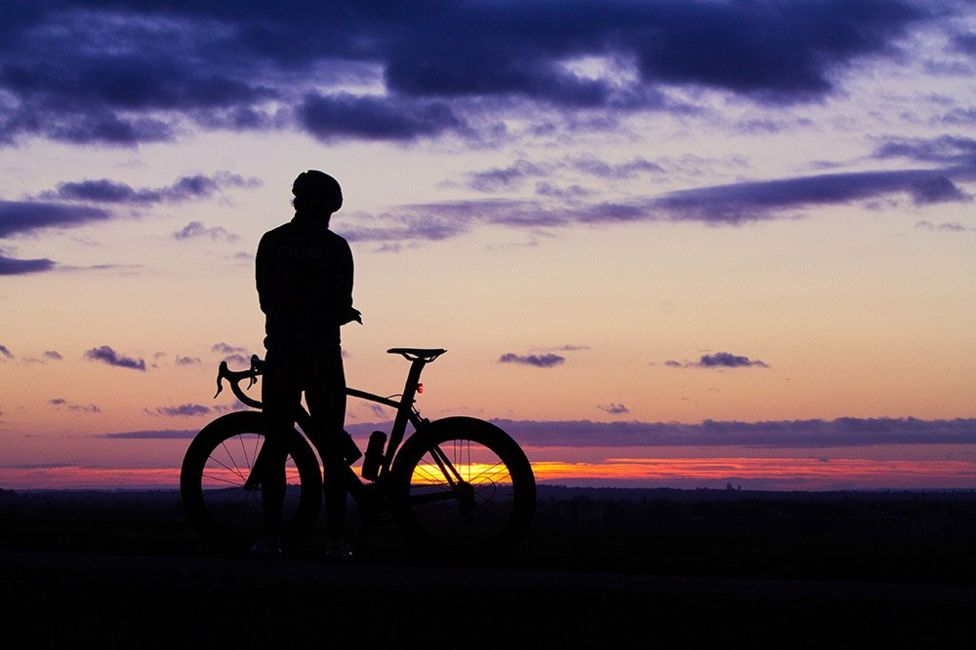
//> input picture newimage.jpg, 976 x 650 px
$ ./Otsusalgo   (built with g++ and OpenCV 4)
//> lines starting //> are read from the running program, lines starting //| are printed output that depends on the picture; after the words box and inside, x2 and y2 are one past the last pixel; in counts of white or black regions, pixels touching at a corner belong together
#include "opencv2/imgcodecs.hpp"
#include "opencv2/highgui.hpp"
#include "opencv2/imgproc.hpp"
#include <iostream>


int main() {

	cv::Mat img = cv::imread("newimage.jpg", cv::IMREAD_COLOR);
//> img is the input picture: 650 rows x 976 cols, CV_8UC3; mean B, G, R 102.4, 91, 106.6
	cv::Mat image;
	cv::cvtColor(img, image, cv::COLOR_BGR2GRAY);
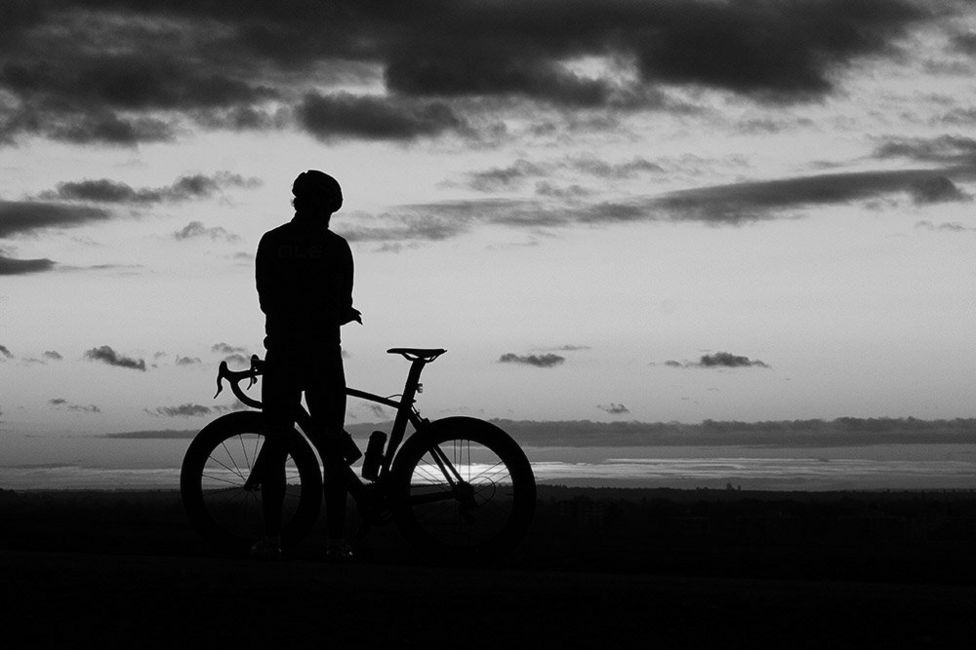
//> image: 650 rows x 976 cols, CV_8UC1; min 0, max 247, mean 97
	cv::Mat dest;
	cv::Mat hist;
	int histSize = 255;
	float range[] = {0, 256}; //the upper boundary is exclusive
	const float* histRange[] = {range};
	bool uniform = true, accumulate = false;
	cv::calcHist(&image, 1, 0, cv::Mat(), hist, 1, &histSize, histRange, uniform, accumulate);
//> hist = 255 values, max 66726 at index 0, min 0 at index 242, mean 2487.8
	std::cout << image.cols << " " << image.rows << std::endl;
//| 976 650
	// [9 lines of commented-out code are left out]
	double omega1, omega2;
	double sigmaB = 0;
	long double mean1, mean2;
	double max_sigmaB = 0;
	int thresh = 0;
	for (int i = 0; i < 256; ++i) {
		mean1 = 0;
		mean2 = 0;
		omega1 = 0;
		omega2 = 0;
		long long count = 0;
		for (int j = 0; j <= i; ++j) {
			omega1 += hist.at<float>(j);
			mean1 += j * hist.at<float>(j);
			count += hist.at<float>(j);
		}
		mean1 /= count;
		//std::cout <<mean1 <<" ";
		omega1 /= (image.cols * image.rows);
		//std::cout << omega1<<" ";
		count = 0;
		for(int j = i + 1; j < 256; ++j){
			omega2 += hist.at<float>(j);
			mean2 += j * hist.at<float>(j);
			count += hist.at<float>(j);
		}
		if (count != 0){
			mean2 /= count;
		}
		//std::cout << mean2 << " ";
		omega2 /= (image.cols * image.rows);
		//std::cout << omega2 << " ";
		sigmaB = omega1 * omega2 * ((mean1 - mean2) * (mean1 - mean2));
		if (sigmaB > max_sigmaB) {
			max_sigmaB = sigmaB;
			thresh = i;
		}
	}
//> this loop made 256 passes
//> (omega1, mean1, count, omega2, mean2, sigmaB, max_sigmaB) on passes 1 to 12: (0.105, 0, 567674, 0.895, 107.3, 1083.3, 1083.3), (0.179, 0.414, 520620, 0.821, 116.9, 1996.8, 1996.8), (0.218, 0.697, 495817, 0.782, 122.6, 2538.7, 2538.7), (0.251, 0.999, 474917, 0.749, 127.9, 3030.8, 3030.8), (0.266, 1.17, 465518, 0.734, 130.4, 3262.7, 3262.7), (0.274, 1.28, 460561, 0.726, 131.8, 3386.8, 3386.8), (0.279, 1.36, 457520, 0.721, 132.6, 3463, 3463), (0.282, 1.42, 455618, 0.718, 133.1, 3510.4, 3510.4), (0.284, 1.46, 454359, 0.716, 133.5, 3541.5, 3541.5), (0.285, 1.51, 453343, 0.715, 133.7, 3566.2, 3566.2), (0.287, 1.54, 452510, 0.713, 134, 3586.3, 3586.3), (0.288, 1.59, 451699, 0.712, 134.2, 3605.5, 3605.5)
//> (omega1, mean1, count) on pass 59: (263368, 12.91, 263368)
	std::cout << "\n\n\n";
	std::cout << thresh;
//| 98
	cv::Mat destik;
	cv::Mat destik2;
	cv::threshold(image, destik, thresh, 255, cv::THRESH_BINARY);
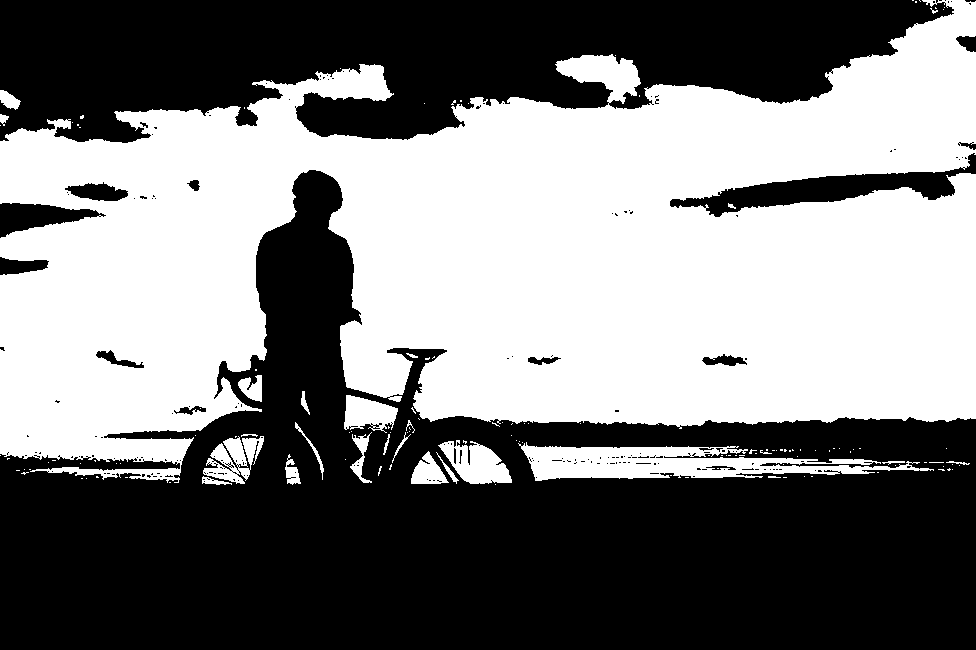
//> destik: 650 rows x 976 cols, CV_8UC1; 48.3% white; 134 white regions (109 under 20 px), largest, box (x1, y1, x2, y2) and area: (0, 0, 976, 483) 290478, (518, 442, 934, 481) 7957, (438, 440, 512, 484) 1887
	cv::threshold(image, destik2, 0, 255, cv::THRESH_BINARY | cv::THRESH_OTSU);
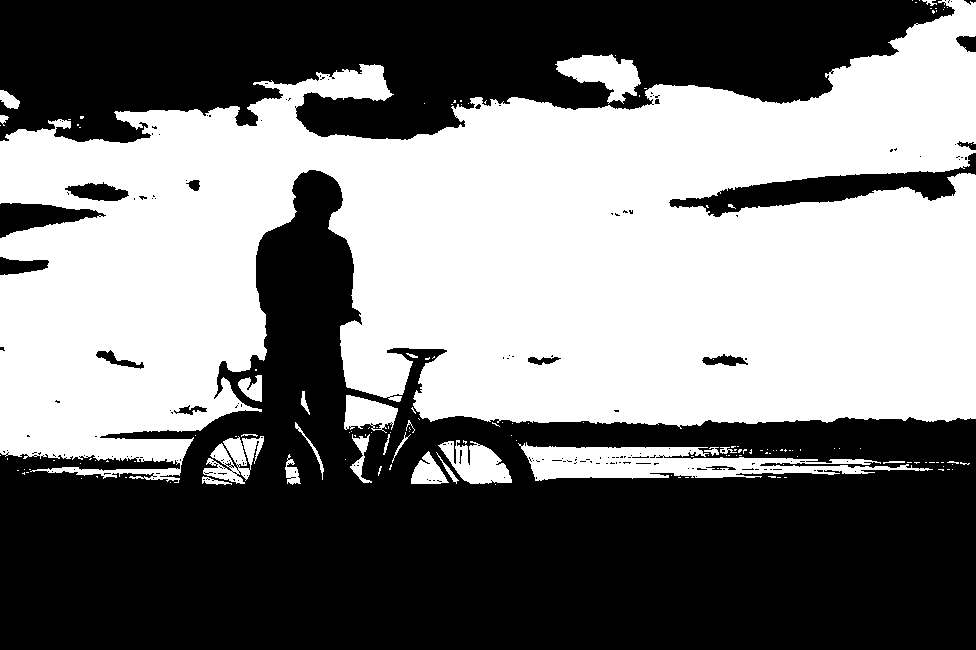
//> destik2: 650 rows x 976 cols, CV_8UC1; 48.1% white; 150 white regions (124 under 20 px), largest, box (x1, y1, x2, y2) and area: (0, 0, 976, 483) 287177, (518, 442, 933, 481) 7541, (555, 54, 641, 104) 2249
	cv::imshow("myalgo", destik);
	cv::imshow("opencv-algo", destik2);
	cv::imshow("original", img);
	cv::waitKey(0);

}

$ run again, with Images.jpg copied over newimage.jpg
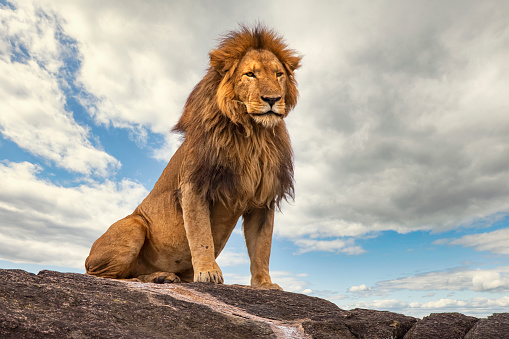
//> input picture Images.jpg, 509 x 339 px
//> img is the input picture: 339 rows x 509 cols, CV_8UC3; mean B, G, R 155.2, 165.8, 173.3
//> `cv::cvtColor(img, image, cv::COLOR_BGR2GRAY);`:
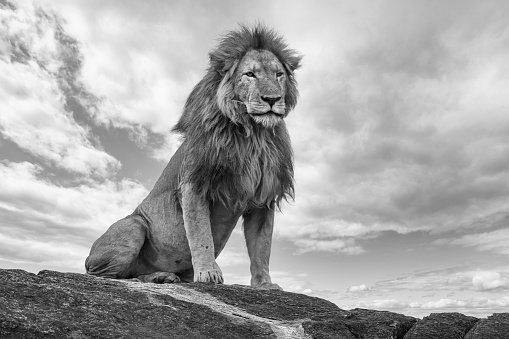
//> image: 339 rows x 509 cols, CV_8UC1; min 0, max 255, mean 166.8
//> hist = 255 values, max 1802 at index 185, min 1 at index 254, mean 676.7
//| 509 339
//> the loop `for (int i = 0; i < 256; ++i)` made 256 passes
//> (omega1, mean1, count, omega2, mean2, sigmaB, max_sigmaB) on passes 1 to 8: (0.000133, 0, 172528, 1, 165.9, 3.67, 3.67), (0.00029, 0.54, 172501, 1, 165.9, 7.92, 7.92), (0.000435, 1.03, 172476, 1, 165.9, 11.81, 11.81), (0.000562, 1.47, 172454, 0.999, 165.9, 15.2, 15.2), (0.000661, 1.85, 172437, 0.999, 166, 17.78, 17.78), (0.000724, 2.13, 172426, 0.999, 166, 19.43, 19.43), (0.000858, 2.73, 172403, 0.999, 166, 22.84, 22.84), (0.000962, 3.19, 172385, 0.999, 166, 25.48, 25.48)
//| 140
//> destik: 339 rows x 509 cols, CV_8UC1; 72.4% white; 165 black regions (156 under 20 px), largest, box (x1, y1, x2, y2) and area: (0, 27, 509, 339) 46264, (428, 196, 465, 212) 286, (67, 98, 108, 136) 269
//> `cv::threshold(image, destik2, 0, 255, cv::THRESH_BINARY | cv::THRESH_O..`:
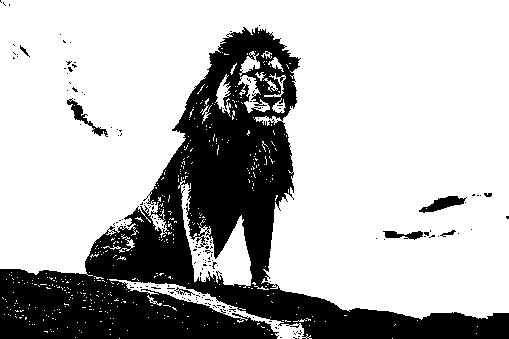
//> destik2: 339 rows x 509 cols, CV_8UC1; 72.1% white; 167 black regions (159 under 20 px), largest, box (x1, y1, x2, y2) and area: (0, 27, 509, 339) 46562, (419, 196, 467, 213) 373, (67, 98, 108, 137) 316
